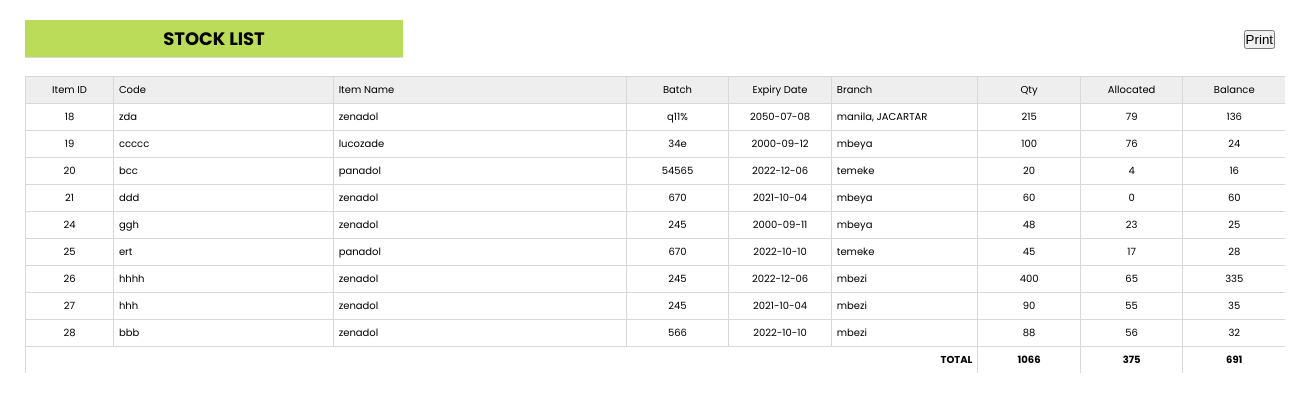
The app's page /partial.php with its own data.
### tables this page shows
CREATE TABLE `drugs` (
  `id` int(10) NOT NULL,
  `code` varchar(50) NOT NULL,
  `name` varchar(50) NOT NULL,
  `batch` varchar(50) NOT NULL,
  `expiry_date` date NOT NULL,
  `branch` varchar(50) NOT NULL,
  `quantity` int(50) NOT NULL,
  `allocated` int(50) NOT NULL
);

### partial.php (the view, shortened to what this page needs)
 <!DOCTYPE html>
<html lang="en">
<head>
    <link rel="stylesheet" href="https://stackpath.bootstrapcdn.com/font-awesome/4.7.0/css/font-awesome.min.css">
    <link rel="stylesheet" href="style.css" />
</head>
<body class="fn12 fnPoppins">
<div class="wrapper">
    <div class="m20">
        <table class="cw100p bsp">
            <tr>
                <td class="cw30p bgC001 bb fn18 cac p5 textUC cfw">STOCK LIST</td>
                <td class="cw70Wp car plr10"><button onclick="window.print()"  push="right">Print</button></tr></td>
        </table>
        <br>
        <table class="cw100p bsp fn10">
            <tr>
                <td class="cw6p bgC007 p5 cac bt bl">Item ID</td>
                <td class="cw15p bgC007 p5 bt bl">Code</td>
                <td class="cw20p bgC007 p5 bt bl">Item Name</td>
                <td class="cw7p bgC007 p5 cac bt bl">Batch</td>
                <td class="cw7p bgC007 p5 cac bt bl">Expiry Date</td>
                <td class="cw10p bgC007 p5 bt bl">Branch</td>
                <td class="cw7p bgC007 p5 cac bt bl">Qty</td>
                <td class="cw7p bgC007 p5 cac bt bl">Allocated</td>
                <td class="cw7p bgC007 p5 cac bt bl">Balance</td>
            </tr>
    <?php
        require_once "config.php";
        $sql = "SELECT * FROM drugs";
        if($result = mysqli_query($link, $sql))
        {
            if(mysqli_num_rows($result) > 0)
            {
             while($row = mysqli_fetch_array($result))
               {
            echo "<tr> ";
                    echo  '<td class="p5 bl bt cac">'. $row['id'] .'</td>';
                    echo  '<td class="p5 bl bt">'. $row['code'] .'</td> ';
                    echo  '<td class="p5 bl bt">'. $row['name'] .'</td>';
                    echo  '<td class="p5 bl bt cac">'. $row['batch'] .'</td>';
                    echo  '<td class="p5 bl bt cac">'. $row['expiry_date'] .'</td>';
                    echo  '<td class="p5 bl bt">'. $row['branch'] .'</td>';
                    echo  '<td class="p5 bl bt cac">'. $row['quantity'] .'</td>';
                    echo  '<td class="p5 bl bt cac">'. $row['allocated'] .'</td>';
                    echo  '<td class="p5 bl bt cac">'. $row['quantity']-$row['allocated'] .'</td>';
            echo "</tr> ";
            echo "<tr>";
	            }
            } else
            {
                echo '<div class="alert alert-danger"><em>No records were found.</em></div>';
            }
        } else{
        echo "Oops! Something went wrong. Please try again later.";
        }
        $total_alloc= 0;
        $total_qty= 0;
        $total_bal= 0;
        $sql = "SELECT * FROM drugs";
        if($result = mysqli_query($link, $sql))
        {
            if(mysqli_num_rows($result) > 0)
            {
                while($row= mysqli_fetch_array($result))
                {
                  $total_qty += $row['quantity'];
                  $total_alloc += $row['allocated'];
                  $total_bal += $row['quantity']-$row['allocated'];
                }
            }
        }
                echo '<td colspan="6" class="cfw p5 bl bt car">TOTAL </td>';
                echo '<td class="cfw p5 bl bt cac">'.$total_qty.'</td>';
                echo '<td class="cfw p5 bl bt cac">'.$total_alloc.'</td>';
                echo '<td class="cfw p5 bl bt cac">'.$total_bal.'</td>';
            echo "</tr>";
        echo "</table>";
    ?>
    </div>
</div>
</body>
</html>

### style.css (style rules this page uses)
* { margin: 0; padding: 0; text-decoration: none; box-sizing: border-box; scroll-behavior: smooth; }
body { background: transparent; }
div { display: block; }
.bsp { border-spacing: 0px; }
.bb { border-bottom: 1px solid #d8d8d8; }
.bl { border-left: 1px solid #d8d8d8; }
.bt { border-top: 1px solid #d8d8d8; }
.p5 { padding: 5px; }
.plr10 { padding-left: 10px; padding-right: 10px; }
.cac { text-align: center; }
.car { text-align: right; }
.cw6p { width: 6%; }
.cw7p { width: 7%; }
.cw10p { width: 10%; }
.cw15p { width: 15%; }
.cw20p { width: 20%; }
.cw30p { width: 30%; }
.cw100p { width: 100%; }
.cfw { font-weight: bold; }
.m20 { margin: 20px; }
.textUC { text-transform: uppercase; }
.fnPoppins { font-family: "Poppins", sans-serif; }
.fn10 { font-size: 10px; }
.fn12 { font-size: 12px; }
.fn18 { font-size: 18px; }
.bgC001 { background: #badc58; }
.bgC007 { background: #eee; }

### partial.php (style rules this page uses)
.wrapper { width: 1300px; margin: 0 auto; }

### records on screen
drugs: id "18", code "zda", name "zenadol", batch "q11%", expiry_date "2050-07-08", branch "manila, JACARTAR", quantity "215", allocated "79", $row['quantity']-$row['allocated'] "136"
drugs: id "19", code "ccccc", name "lucozade", batch "34e", expiry_date "2000-09-12", branch "mbeya", quantity "100", allocated "76", $row['quantity']-$row['allocated'] "24"
drugs: id "20", code "bcc", name "panadol", batch "54565", expiry_date "2022-12-06", branch "temeke", quantity "20", allocated "4", $row['quantity']-$row['allocated'] "16"
drugs: id "21", code "ddd", name "zenadol", batch "670", expiry_date "2021-10-04", branch "mbeya", quantity "60", allocated "0", $row['quantity']-$row['allocated'] "60"
drugs: id "24", code "ggh", name "zenadol", batch "245", expiry_date "2000-09-11", branch "mbeya", quantity "48", allocated "23", $row['quantity']-$row['allocated'] "25"
drugs: id "25", code "ert", name "panadol", batch "670", expiry_date "2022-10-10", branch "temeke", quantity "45", allocated "17", $row['quantity']-$row['allocated'] "28"
drugs: id "26", code "hhhh", name "zenadol", batch "245", expiry_date "2022-12-06", branch "mbezi", quantity "400", allocated "65", $row['quantity']-$row['allocated'] "335"
drugs: id "27", code "hhh", name "zenadol", batch "245", expiry_date "2021-10-04", branch "mbezi", quantity "90", allocated "55", $row['quantity']-$row['allocated'] "35"
drugs: id "28", code "bbb", name "zenadol", batch "566", expiry_date "2022-10-10", branch "mbezi", quantity "88", allocated "56", $row['quantity']-$row['allocated'] "32"

### other values on screen
$total_qty "1066"
$total_alloc "375"
$total_bal "691"
